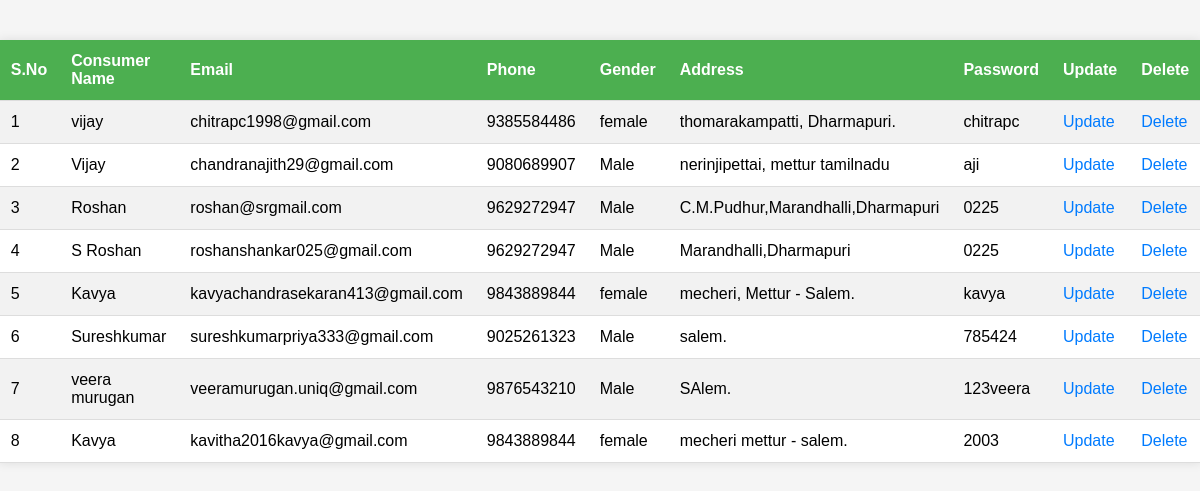
Screenshot of /view/ with the database file from the repository.
### application/models.py (models this page shows)
class consumer(models.Model):
    S_No = models.AutoField(primary_key=True)
    Name = models.TextField(max_length=100, null = True)
    email = models.EmailField(max_length=100, null = True)
    Phone = models.BigIntegerField(null = True)
    Gender = models.TextField(max_length=10, null = True)
    Address = models.TextField(max_length=1000, null = True)
    Password = models.TextField(max_length=10, null = True)

### application/consumer.py (the view)
# urls.py: path('view/',consumer.view),
def view(request):
    people=consumer.objects.all()
    return render(request, "view.html",{"people": people})

### application/templates/view.html (shortened to what this page needs)
<!DOCTYPE html>
<html>
    <head>
    </head>
    <body>
        <form action="#">
            <table>
                <tr>
                    <th>S.No</th>
                    <th>Consumer Name</th>
                    <th>Email</th>
                    <th>Phone</th>
                    <th>Gender</th>
                    <th>Address</th>
                    <th>Password</th>
                    <th>Update</th>
                    <th>Delete</th>
                </tr>
                {% for i in people %}
                <tr>
                    <td>{{ i.S_No }}</td>
                    <td>{{ i.Name }}</td>
                    <td>{{ i.email }}</td>
                    <td>{{ i.Phone }}</td>
                    <td>{{ i.Gender }}</td>
                    <td>{{ i.Address }}</td>
                    <td>{{ i.Password }}</td>
                    <td>
                        <a href="{% url 'update' i.S_No %}" method="POST">Update</a>
                    </td>
                    <td>
                        <a href="{% url 'delete' i.S_No %}">Delete</a>
                    </td>
                </tr>
                {% endfor %}
            </table>
        </form>
    </body>
</html>

### application/templates/view.html (style rules this page uses)
body { font-family: Arial, sans-serif; margin: 20px; background-color: #f5f5f5; }
form { display: flex; justify-content: center; align-items: center; margin-top: 20px; }
table { width: 100%; max-width: 1200px; border-collapse: collapse; background-color: #ffffff; box-shadow: 0 0 10px rgba(0, 0, 0, 0.1); margin: 20px 0; }
th, td { padding: 12px; text-align: left; border-bottom: 1px solid #ddd; }
th { background-color: #4CAF50; color: white; }
tr:nth-child(even) { background-color: #f2f2f2; }
a { text-decoration: none; color: #007BFF; }

### rows the page displays
consumer: S_No "1", Name "vijay", email "chitrapc1998@gmail.com", Phone "9385584486", Gender "female", Address "thomarakampatti, Dharmapuri.", Password "chitrapc"
consumer: S_No "2", Name "Vijay", email "chandranajith29@gmail.com", Phone "9080689907", Gender "Male", Address "nerinjipettai, mettur tamilnadu", Password "aji"
consumer: S_No "3", Name "Roshan", email "roshan@srgmail.com", Phone "9629272947", Gender "Male", Address "C.M.Pudhur,Marandhalli,Dharmapuri", Password "0225"
consumer: S_No "4", Name "S Roshan", email "roshanshankar025@gmail.com", Phone "9629272947", Gender "Male", Address "Marandhalli,Dharmapuri", Password "0225"
consumer: S_No "5", Name "Kavya", email "kavyachandrasekaran413@gmail.com", Phone "9843889844", Gender "female", Address "mecheri, Mettur - Salem.", Password "kavya"
consumer: S_No "6", Name "Sureshkumar", email "sureshkumarpriya333@gmail.com", Phone "9025261323", Gender "Male", Address "salem.", Password "785424"
consumer: S_No "7", Name "veera murugan", email "veeramurugan.uniq@gmail.com", Phone "9876543210", Gender "Male", Address "SAlem.", Password "123veera"
consumer: S_No "8", Name "Kavya", email "kavitha2016kavya@gmail.com", Phone "9843889844", Gender "female", Address "mecheri mettur - salem.", Password "2003"
